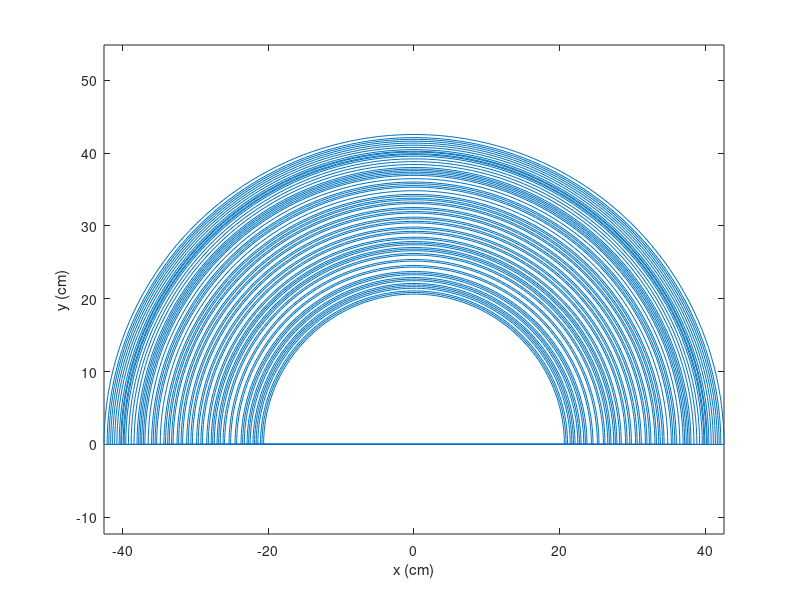

Source code (MATLAB):
clear all

l1 = 19;
l2 = 18;
l3 = 18;
l4 = 9;

phi = 0;
res = 100;
%define lengths
t1=linspace(0,180,res)*pi/180; %joint angles
t2=linspace(0,130,res)*pi/180;
t3=linspace(-130,130,res)*pi/180;
%t4=linspace(-40,220,res)*pi/180;

[T1,T2,T3]=ndgrid(t1,t2,t3); %only need these 3 since t2 + t3 + t4 will always equal 180  

xM = cos(T1).*(l2.*cos(T2)+l3.*cos(T2+T3)+l4.*cos(phi)); % FK equations
yM = sin(T1).*(l2.*cos(T2)+l3.*cos(T2+T3)+l4.*cos(phi));
zM = (l1 + l2.*sin(T2) + l3.*sin(T2+T3)+ l4.*sin(phi));

% figure; %3D plot
% plot3(xM(:),yM(:), zM(:),'.') %zM(:)
% grid on
% axis equal
% xlabel('x')
% ylabel('y')
% zlabel('z')


it = size(xM(:));

x = xM(:);
y = yM(:);
z = zM(:);

t = 1;
k = 1;
x_val = zeros(it(1,1),1);
y_val = zeros(it(1,1),1);
z_req = 0;

while t<it(1,1) %generating a plot of only x-y axis there is probably a quicker way

   if z(t,1) < 10
       if z(t,1)> 9
        x_val(k,1) = x(t,1);
        y_val(k,1) = y(t,1);
        k = k+1;
       end
   end
    t = t + 1;
    Percentage = (t*100)/it(1,1)
end

axis equal
plot(x_val,y_val)
axis equal
xlabel('x (cm)')
ylabel('y (cm)')
% 
% while t<it(1,1) %generating a plot of only x-y axis there is probably a quicker way
% 
%    if abs(z(t,1) - z_req) < 0.1
%         x_val(k,1) = x(t,1);
%         y_val(k,1) = y(t,1);
%         k = k+1;
%    end
%     t = t + 1;
%     Percentage = (t*100)/it(1,1)
% end
% 
% 
% figure; %the plot
% plot(x_val,y_val,'x')
% xlabel('x')
% ylabel('y')
